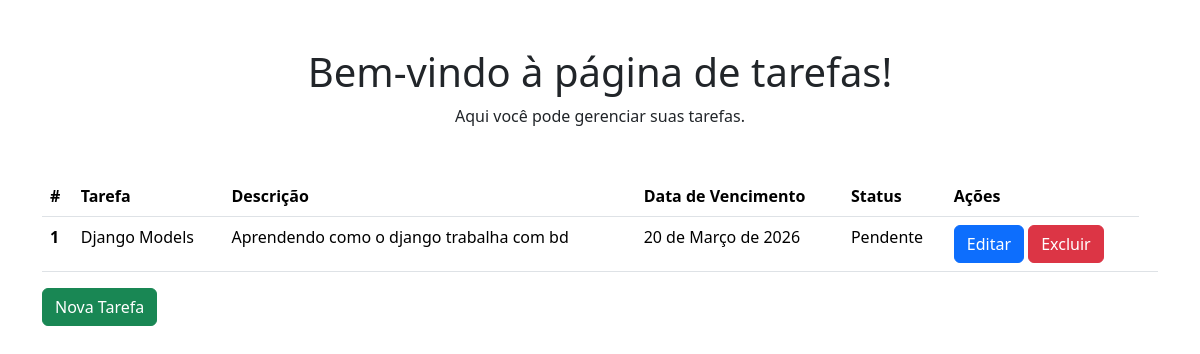
The page /tasks/ on the database as committed earlier.
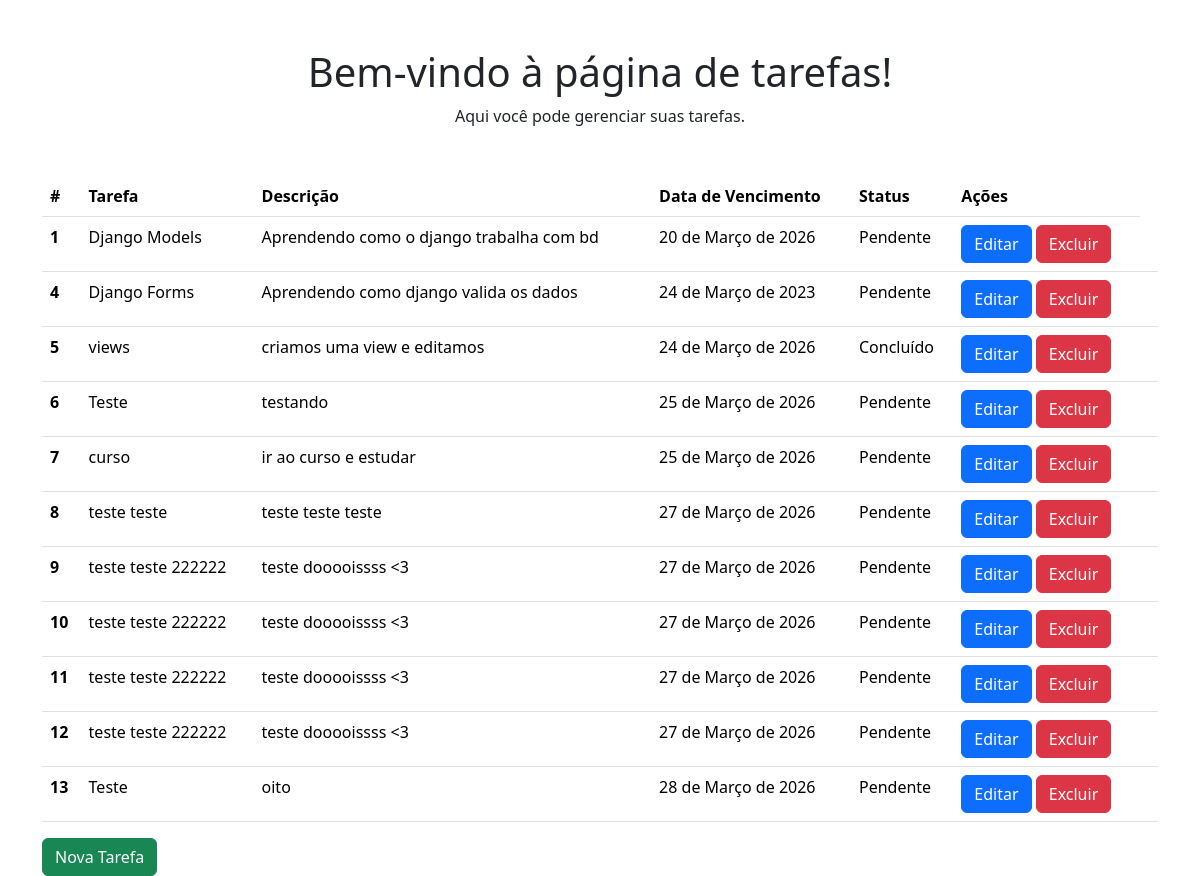
The same page on the database as committed later.
### task/models.py (models this page shows, shortened)
class Tarefa(models.Model):
    titulo = models.CharField(max_length=30, null=False, blank=False)
    descricao = models.CharField(max_length=500, null=False, blank=False)
    data = models.DateField()
    status = models.BooleanField()

### task/views.py (the view)
# urls.py: path('tasks/', task_list, name='tasks'),
def task_list(request):
    tarefas = Tarefa.objects.all()
    return render(request, 'task/tasks.html', {'tarefas': tarefas})

### templates/task/tasks.html (shortened to what this page needs)
{% load static %}
<!DOCTYPE html>
<html>
    <head>
        <link rel="stylesheet" href="{% static 'task/styles/tasks.style.css' %}">
        <link href="https://cdn.jsdelivr.net/npm/bootstrap@5.3.8/dist/css/bootstrap.min.css" rel="stylesheet">
    </head>
    <body>
        <div class="container mt-5">
            <h1 class="text-center">Bem-vindo à página de tarefas!</h1>
            <p class="text-center">Aqui você pode gerenciar suas tarefas.</p>
            <table class="table mt-5">
            <thead>
                <tr>
                    <th scope="col">#</th>
                    <th scope="col">Tarefa</th>
                    <th scope="col">Descrição</th>
                    <th scope="col">Data de Vencimento</th>
                    <th scope="col">Status</th>
                    <th scope="col">Ações</th>
                </tr>
            </thead>
            <tbody>
            {% for tarefa in tarefas %}
                 <tr>
                    <th scope="row">{{ tarefa.id }}</th>
                    <td>{{ tarefa.titulo }}</td>
                    <td>{{ tarefa.descricao }}</td>
                    <td>{{ tarefa.data }}</td>
                    <td>{% if tarefa.status %} Concluído {% else %} Pendente {% endif %}</td>
                    <td>
                        <a class="btn btn-primary" href="{% url 'edit' tarefa.id %}">Editar</a>
                        <a class="btn btn-danger" href="{% url 'delete' tarefa.id %}">Excluir</a>
                    <td>
                </tr>
            {% endfor %}
            </tbody>
            </table>
            <a class="btn btn-success" href=" {% url 'create' %}">Nova Tarefa</a>
        </div>
    </body>
</html>

Rows that differ between the two databases and show on the page:
added Tarefa: id "4", titulo "Django Forms", descricao "Aprendendo como django valida os dados", data "24 de Março de 2023", status "Pendente"
added Tarefa: id "5", titulo "views", descricao "criamos uma view e editamos", data "24 de Março de 2026", status "Concluído"
added Tarefa: id "6", titulo "Teste", descricao "testando", data "25 de Março de 2026", status "Pendente"
added Tarefa: id "7", titulo "curso", descricao "ir ao curso e estudar", data "25 de Março de 2026", status "Pendente"
added Tarefa: id "8", titulo "teste teste", descricao "teste teste teste", data "27 de Março de 2026", status "Pendente"
added Tarefa: id "9", titulo "teste teste 222222", descricao "teste dooooissss <3", data "27 de Março de 2026", status "Pendente"
added Tarefa: id "10", titulo "teste teste 222222", descricao "teste dooooissss <3", data "27 de Março de 2026", status "Pendente"
added Tarefa: id "11", titulo "teste teste 222222", descricao "teste dooooissss <3", data "27 de Março de 2026", status "Pendente"
added Tarefa: id "12", titulo "teste teste 222222", descricao "teste dooooissss <3", data "27 de Março de 2026", status "Pendente"
added Tarefa: id "13", titulo "Teste", descricao "oito", data "28 de Março de 2026", status "Pendente"
